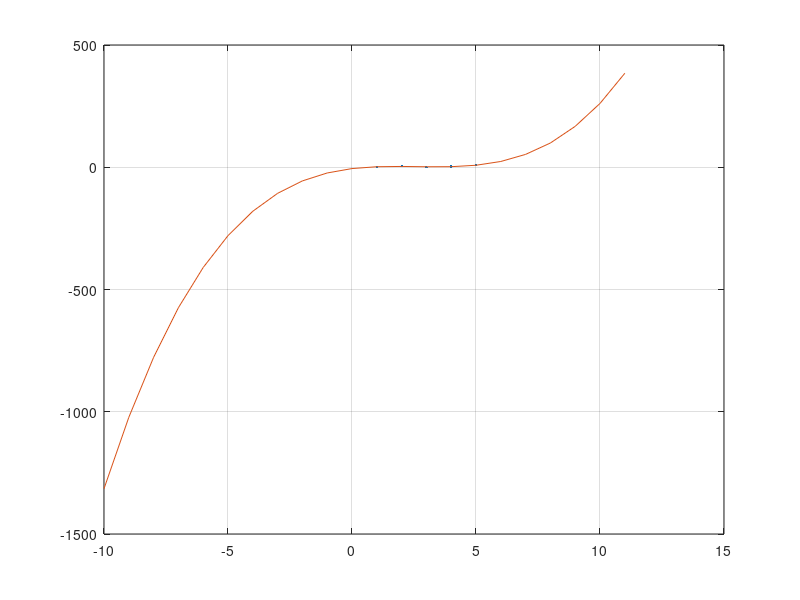

MATLAB code to generate this figure:
clc;
clear;

x=[1,2,3,4,5];
y=[2,4,1,3,8];
M=zeros(4,4);
V=zeros(4,1);

for i=1:4
    for j=1:4
        for k=1:5
            M(i,j)=M(i,j)+x(k)^(i+j-2); 
           
        end
    end

end

for j=1:4
        for k=1:5
            V(j,1)=V(j,1)+(x(k)^(j-1))*y(k);
        end
end

coeffs=M\V;

a0=coeffs(1);
a1=coeffs(2);
a2=coeffs(3);
a3=coeffs(4);

xx=-10:11;
for i=1:22
    f(i)=a0+a1*xx(i)+a2*xx(i)^2+a3*xx(i)^3;
end

plot(x,y,".",xx,f)
grid on







